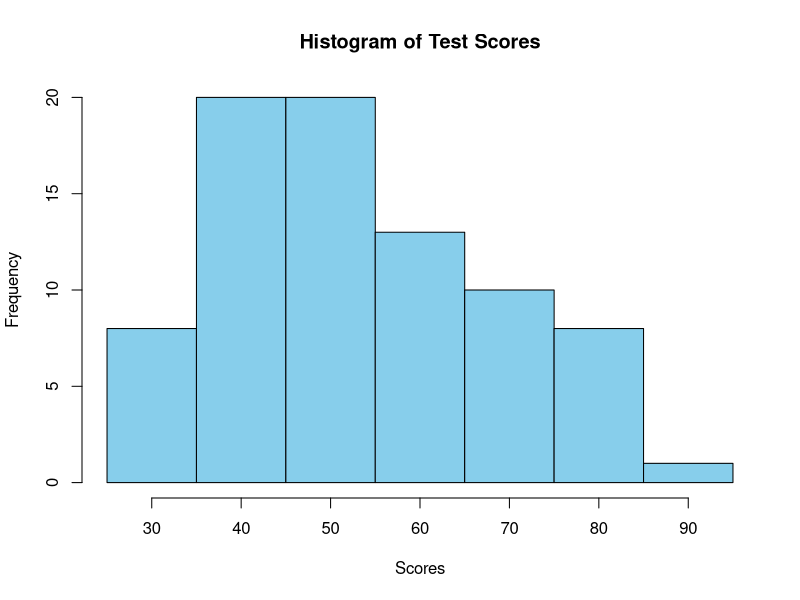
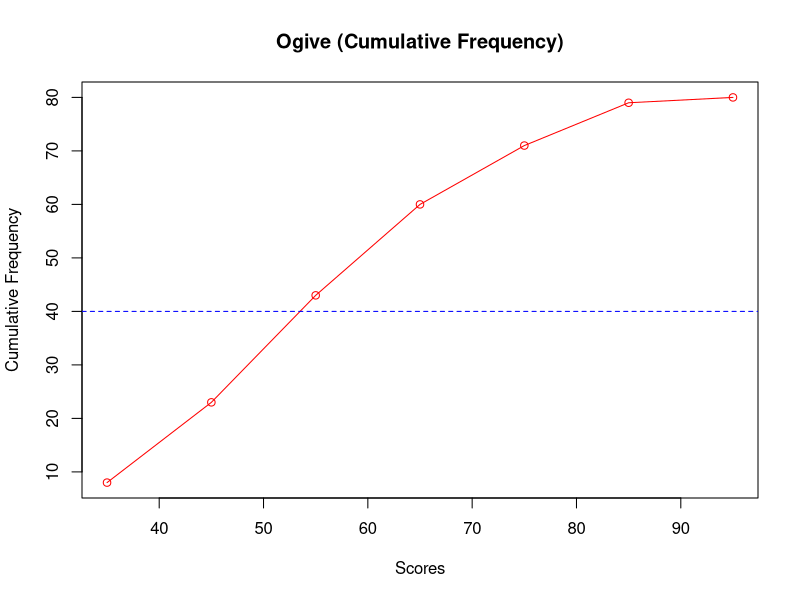

Write the R code that produced these figures, in order.
# Raw data
scores <- c(77, 44, 49, 33, 38, 33, 76, 55, 68, 39, 44, 59, 36, 55, 47, 61, 53, 32, 65, 51,
            29, 41, 32, 45, 83, 58, 73, 47, 40, 26, 59, 43, 66, 44, 41, 25, 39, 72, 37, 55,
            34, 47, 66, 53, 55, 58, 49, 45, 61, 41, 55, 92, 83, 77, 45, 62, 45, 36, 78, 48,
            54, 50, 51, 66, 80, 73, 57, 61, 56, 50, 45, 82, 71, 48, 46, 69, 38, 72, 56, 64)

# I. Central Tendency & Variability
mean_val <- mean(scores)
median_val <- median(scores)
mode_val <- as.numeric(names(sort(table(scores), decreasing = TRUE)[1]))
variance_val <- var(scores)
sd_val <- sd(scores)

cat("Mean:", mean_val, "\n")
cat("Median:", median_val, "\n")
cat("Mode:", mode_val, "\n")
cat("Variance:", variance_val, "\n")
cat("Standard Deviation:", sd_val, "\n")

# II. Five number summary
summary(scores)
fivenum(scores)

# III. Frequency distribution
# Decide class width based on range
range_scores <- range(scores)
breaks <- seq(floor(min(scores)), ceiling(max(scores)) + 5, by = 10)  # Interval width = 10
freq_dist <- cut(scores, breaks = breaks, right = FALSE)
freq_table <- table(freq_dist)

cat("\nFrequency Distribution:\n")
print(freq_table)

# IV. Histogram and Ogive
hist(scores, breaks = breaks, col = "skyblue", main = "Histogram of Test Scores", xlab = "Scores", ylab = "Frequency")

# Ogive (Cumulative Frequency Graph)
cum_freq <- cumsum(freq_table)
plot(breaks[-1], cum_freq, type = "o", col = "red", main = "Ogive (Cumulative Frequency)", xlab = "Scores", ylab = "Cumulative Frequency")
abline(h = max(cum_freq)/2, col = "blue", lty = 2)  # Approx Median Line

# V. Mean, Median, Mode from grouped data
midpoints <- (head(breaks, -1) + tail(breaks, -1)) / 2
freq <- as.numeric(freq_table)
grouped_mean <- sum(midpoints * freq) / sum(freq)
grouped_median_class <- breaks[which(cum_freq >= max(cum_freq)/2)[1]]
# Mode (modal class)
modal_class_index <- which.max(freq)
modal_class <- breaks[modal_class_index]

cat("\nGrouped Data Mean:", grouped_mean, "\n")
cat("Modal Class:", modal_class, "\n")
cat("Median Class starts from:", grouped_median_class, "\n")

# VI. Stem and Leaf Plot
stem(scores)

# Median and Mode from stem plot: (We already have them, but you can interpret from the plot visually)

